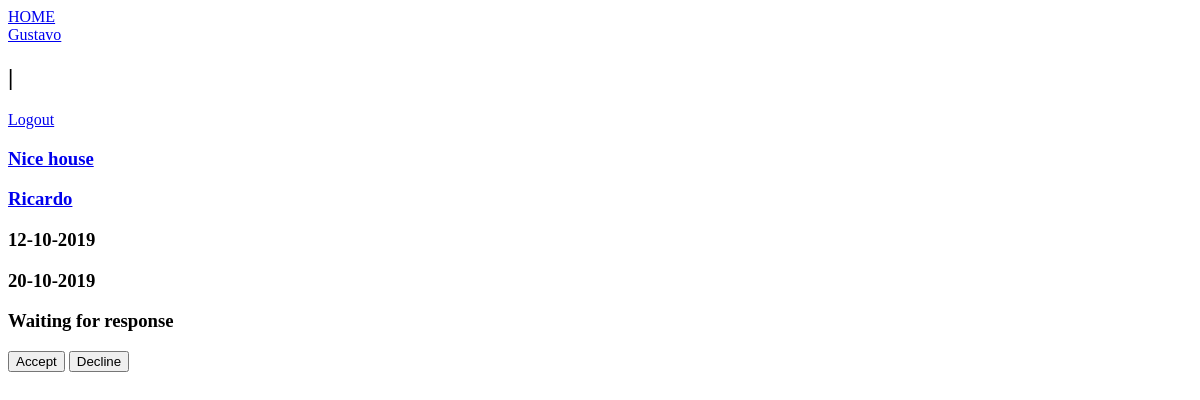
The app's page /pages/requests.php (signed in), older data.
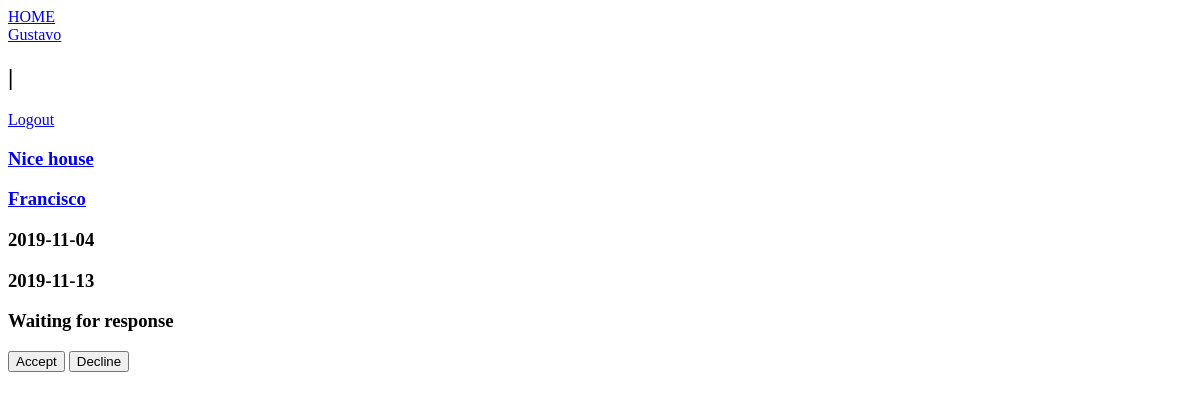
The same page, newer data.
### tables this page shows
CREATE TABLE Rent(
    rentID integer PRIMARY KEY,
    place integer NOT NULL REFERENCES Place,
    tourist integer REFERENCES User,
    price integer NOT NULL CHECK(price > 0),
    payed integer DEFAULT 1,
    accepted integer DEFAULT 0,
    startDate date NOT NULL,
    endDate date NOT NULL
);

CREATE TABLE User(
    userID integer PRIMARY KEY,
    userName text NOT NULL,
    email text NOT NULL,
    passHash text NOT NULL,
    age date NOT NULL,
    phoneNumber text NOT NULL CHECK(length(phoneNumber) = 9)
);

CREATE TABLE Place(
    placeID integer PRIMARY KEY,
    title text NOT NULL,
    placeDescription text NOT NULL,
    placeAddress text NOT NULL,
    area real NOT NULL CHECK(area > 0),
    maxGuests INTEGER NOT NULL,
    swimmingPool INTEGER DEFAULT 0,
    wiFi INTEGER DEFAULT 0,
    houseMaid INTEGER DEFAULT 0,
    numberOfBedrooms INTEGER,
    placeOwner integer NOT NULL REFERENCES User
);

### pages/requests.php (called while the page is built, shortened)
<?php
    include_once ('../templates/header.php');
    include_once ('../templates/footer.php');
    include_once ('../actions/rents.php');
    $requests = getRentsByOwner($_SESSION['userID']);
    displayRequests($requests);
?>

### actions/user_info.php (called while the page is built, shortened)
<?php
    function getUserInfo($userId){
        $db = Database::instance()->db();
        $stmt = $db->prepare('Select * from User
                              where User.userId = :userId
                                ');
        $stmt->bindParam(':userId', $userId);
        $stmt->execute();
        $user = $stmt->fetch();
        if($user !== false){
            return $user;
        }
        else{
            echo "PAGE NOT FOUND";
        }
    }
        ?>

### actions/rents.php (the view, shortened to what this page needs)
<?php
    include_once ('../actions/user_info.php');
    function getRentsByOwner($userId){
        $db = Database::instance()->db();
        $stmt = $db->prepare('Select * from Rent
                            Inner Join Place on Rent.place = Place.placeID
                              where Place.placeOwner = :userId
                                ');
        $stmt->bindParam(':userId', $userId);
        $stmt->execute();
        $rents = $stmt->fetchAll();
        return $rents;
    }
            ?>
            <?php
    function displayRequests($rents){
        foreach($rents as $rent){
            $tourist = getUserInfo($rent['tourist']);
            ?>
                <div class ='request' id="request<?=$rent['rentID']?>">
                    <a href="./house.php?id=<?= $rent['place'] ?> ">
                        <h3> <?= $rent['title'] ?> </h3>
                    </a>
                    <a href="./user.php?id=<?= $rent['tourist'] ?> ">
                        <h3> <?= $tourist['userName'] ?> </h3>
                    </a>
                    <h3> <?= $rent['startDate'] ?> </h3>
                    <h3> <?= $rent['endDate'] ?> </h3>
                    <?php
                        if($rent['accepted'] == 0){
                            ?>
                                <h3> Waiting for response </h3>
                                <div id='response'>
                                    <button onclick="acceptOffer(<?= $rent['rentID']?>)">Accept</button>
                                    <button onclick="declineOffer(<?= $rent['rentID']?>)">Decline</button>
                                </div>
                            <?php
                        }else if($rent['accepted'] == 1){
                            ?> <h3> Accepted </h3> <?php
                        }else if($rent['accepted'] == -1){
                            ?> <h3> Declined </h3> <?php
                        }else if($rent['accepted'] == -2){
                            ?> <h3> Exceded time </h3> <?php
                        }
                    ?>
                </div>
            <?php
        }
    }
?>

Row changes from the older to the newer data that the page shows:
changed rent "Nice house": tourist.userName "Ricardo" → "Francisco"; startDate "12-10-2019" → "2019-11-04"; endDate "20-10-2019" → "2019-11-13"
